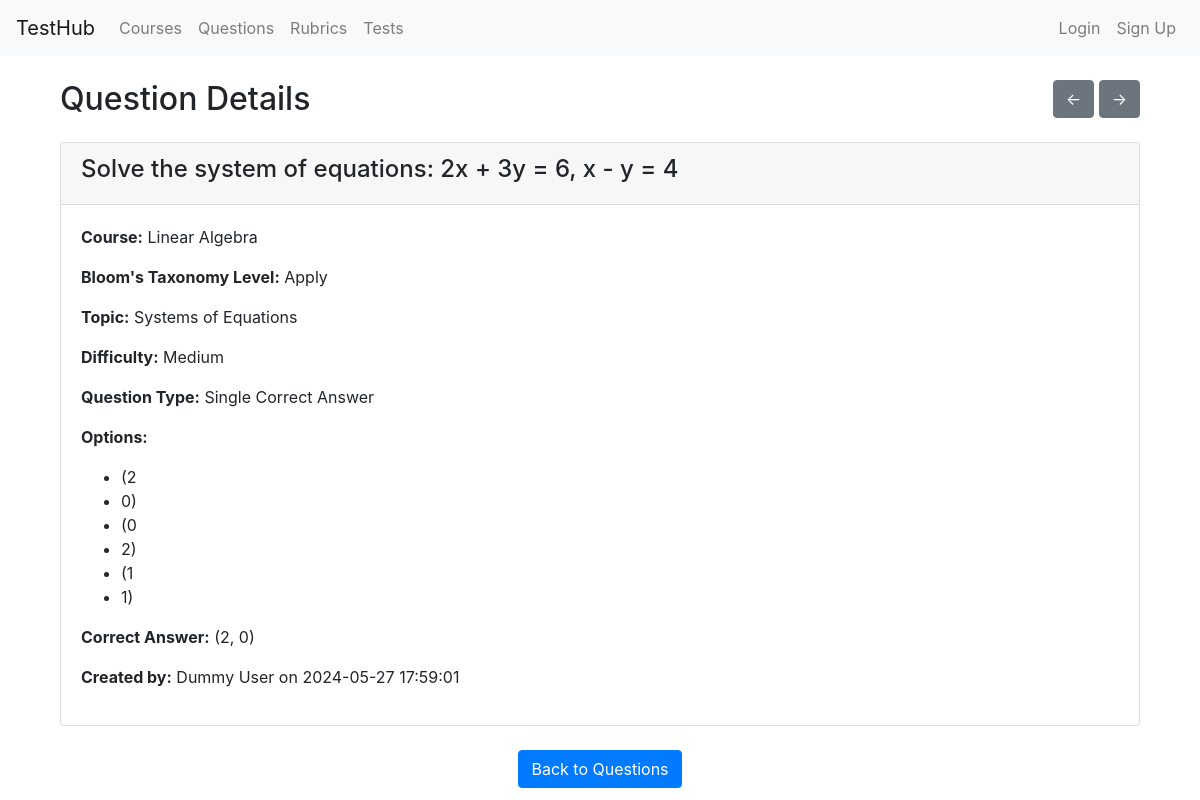
Page /questions/view/2 on the committed database.
### models.py (models this page shows, shortened)
class Question(db.Model):
    id = db.Column(db.Integer, primary_key=True)
    content = db.Column(db.Text, nullable=False)
    course_id = db.Column(db.Integer, db.ForeignKey('course.id'), nullable=False)
    bloom_level = db.Column(db.String(50))
    topic = db.Column(db.String(100))
    difficulty = db.Column(db.String(50))
    question_type = db.Column(db.String(50))
    options = db.Column(db.Text)  # To store options for MCQs
    correct_answer = db.Column(db.Text)  # To store correct answer(s)
    pairs = db.Column(db.Text)  # To store pairs for matching questions
    essay_details = db.Column(db.Text)  # To store details for essay questions
    created_by = db.Column(db.String(100), nullable=False)
    created_at = db.Column(db.DateTime, nullable=False, default=datetime.utcnow)
    last_edited_by = db.Column(db.String(100), nullable=True)
    last_edited_at = db.Column(db.DateTime, nullable=True)
    course = db.relationship('Course', backref=db.backref('questions', lazy=True))

class Course(db.Model):
    id = db.Column(db.Integer, primary_key=True)
    name = db.Column(db.String(100), nullable=False)
    course_code = db.Column(db.String(20), nullable=False)
    school = db.Column(db.String(10), nullable=False)
    department = db.Column(db.String(100), nullable=False)
    outcomes = db.relationship('CourseOutcome', backref='course', lazy=True, cascade="all, delete-orphan")

### routes/questions.py (the view)
@question_bp.route('/view/<int:question_id>', methods=['GET'])
def view_question(question_id):
    question = Question.query.get_or_404(question_id)
    course = Course.query.get(question.course_id)
    prev_question = Question.query.filter(Question.id < question_id).order_by(Question.id.desc()).first()
    next_question = Question.query.filter(Question.id > question_id).order_by(Question.id.asc()).first()
    return render_template('question_view.html', question=question, course=course, prev_question=prev_question, next_question=next_question)

### templates/question_view.html (shortened to what this page needs)
{% extends "base.html" %}
{% block content %}
<div class="container mt-4">
  <div class="d-flex justify-content-between align-items-center mb-4">
    <h2 class="mb-0">Question Details</h2>
    <div>
      {% if prev_question %}
        <a class="btn btn-secondary" href="{{ url_for('questions.view_question', question_id=prev_question.id) }}" role="button">&#8592;</a>
      {% endif %}
      {% if next_question %}
        <a class="btn btn-secondary" href="{{ url_for('questions.view_question', question_id=next_question.id) }}" role="button">&#8594;</a>
      {% endif %}
    </div>
  </div>
  <div class="card">
    <div class="card-header">
      <h4>{{ question.content }}</h4>
    </div>
    <div class="card-body">
      <p><strong>Course:</strong> {{ course.name }}</p>
      <p><strong>Bloom's Taxonomy Level:</strong> {{ question.bloom_level }}</p>
      <p><strong>Topic:</strong> {{ question.topic }}</p>
      <p><strong>Difficulty:</strong> {{ question.difficulty }}</p>
      <p><strong>Question Type:</strong> {{ question.question_type }}</p>
      {% if question.question_type in ['Single Correct Answer', 'Multiple Correct Answers'] %}
        <p><strong>Options:</strong></p>
        <ul>
          {% for option in question.options.split(',') %}
          <li>{{ option }}</li>
          {% endfor %}
        </ul>
        <p><strong>Correct Answer:</strong> {{ question.correct_answer }}</p>
      {% elif question.question_type == 'True/False' %}
        <p><strong>Correct Answer:</strong> {{ question.correct_answer }}</p>
      {% elif question.question_type == 'Fill in the Blank' %}
        <p><strong>Correct Answer:</strong> {{ question.correct_answer }}</p>
      {% elif question.question_type == 'Short Answer' %}
        <p><strong>Correct Answer:</strong> {{ question.correct_answer }}</p>
      {% elif question.question_type == 'Essay' %}
        <p><strong>Essay Details:</strong> {{ question.essay_details }}</p>
      {% endif %}
      <p><strong>Created by:</strong> {{ question.created_by }} on {{ question.created_at.strftime('%Y-%m-%d %H:%M:%S') }}</p>
    </div>
  </div>
  <div class="text-center mt-4">
    <a class="btn btn-primary" href="{{ url_for('questions.list_questions') }}" role="button">Back to Questions</a>
  </div>
</div>
{% endblock %}

### rows in the picture
Question: content "Solve the system of equations: 2x + 3y = 6, x - y = 4", bloom_level "Apply", topic "Systems of Equations", difficulty "Medium", question_type "Single Correct Answer", correct_answer "(2, 0)", created_by "Dummy User", created_at "2024-05-27 17:59:01"
Course: name "Linear Algebra"

### other values in the picture
{{ option }} "(2" "0)" "(0" "2)" "(1" "1)"
